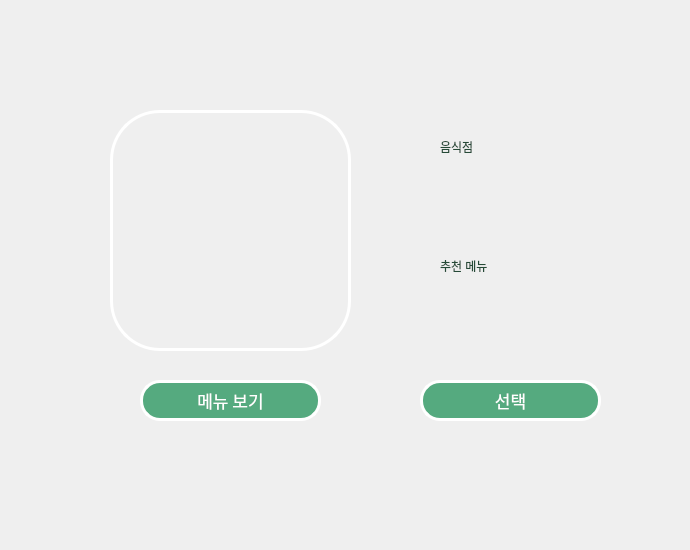
<?xml version="1.0" encoding="UTF-8"?>
<ui version="4.0">
 <class>Form</class>
 <widget class="QWidget" name="Form">
  <property name="geometry">
   <rect>
    <x>0</x>
    <y>0</y>
    <width>690</width>
    <height>550</height>
   </rect>
  </property>
  <property name="windowTitle">
   <string>Form</string>
  </property>
  <property name="styleSheet">
   <string notr="true">background-color:rgb(255, 255, 255);
selection-background-color:rgb(232, 255, 208);
font: 75 9pt &quot;나눔스퀘어라운드 Bold&quot;;

QPushButton#evilButton:pressed {
    background-color: rgb(224, 0, 0);
    border-style: inset;
}</string>
  </property>
  <widget class="QWidget" name="horizontalLayoutWidget">
   <property name="geometry">
    <rect>
     <x>540</x>
     <y>470</y>
     <width>151</width>
     <height>80</height>
    </rect>
   </property>
   <layout class="QHBoxLayout" name="horizontalLayout">
    <item>
     <widget class="QPushButton" name="button_main">
      <property name="styleSheet">
       <string notr="true">border-width: 5px;
border-radius: 25px;
border-style: solid;
font: 75 8pt &quot;나눔스퀘어라운드 Bold&quot;;</string>
      </property>
      <property name="text">
       <string/>
      </property>
      <property name="icon">
       <iconset>
        <normaloff>house.png</normaloff>house.png</iconset>
      </property>
      <property name="iconSize">
       <size>
        <width>14</width>
        <height>14</height>
       </size>
      </property>
     </widget>
    </item>
    <item>
     <widget class="QPushButton" name="button_close">
      <property name="styleSheet">
       <string notr="true">border-width: 5px;
border-radius: 25px;
border-style: solid;
font: 75 8pt &quot;나눔스퀘어라운드 Bold&quot;;</string>
      </property>
      <property name="text">
       <string/>
      </property>
      <property name="icon">
       <iconset>
        <normaloff>turn-off.png</normaloff>turn-off.png</iconset>
      </property>
      <property name="iconSize">
       <size>
        <width>14</width>
        <height>14</height>
       </size>
      </property>
     </widget>
    </item>
   </layout>
  </widget>
  <widget class="QLabel" name="label_img">
   <property name="geometry">
    <rect>
     <x>110</x>
     <y>110</y>
     <width>241</width>
     <height>241</height>
    </rect>
   </property>
   <property name="styleSheet">
    <string notr="true">
font: 75 13pt &quot;나눔스퀘어라운드 Bold&quot;;
font: rgb(255, 255, 255);
border-color: rgb(255, 255, 255);
border-width: 3px;
border-style: solid;
border-radius: 50px;
color:rgb(255, 255, 255);</string>
   </property>
   <property name="text">
    <string/>
   </property>
   <property name="pixmap">
    <pixmap>Fotoram.io.png</pixmap>
   </property>
  </widget>
  <widget class="QPushButton" name="button3">
   <property name="geometry">
    <rect>
     <x>420</x>
     <y>380</y>
     <width>181</width>
     <height>41</height>
    </rect>
   </property>
   <property name="sizePolicy">
    <sizepolicy hsizetype="Minimum" vsizetype="Maximum">
     <horstretch>0</horstretch>
     <verstretch>0</verstretch>
    </sizepolicy>
   </property>
   <property name="font">
    <font>
     <family>KoPub돋움체 Bold</family>
     <pointsize>13</pointsize>
     <weight>50</weight>
     <italic>false</italic>
     <bold>false</bold>
     <kerning>true</kerning>
    </font>
   </property>
   <property name="focusPolicy">
    <enum>Qt::TabFocus</enum>
   </property>
   <property name="toolTip">
    <string/>
   </property>
   <property name="whatsThis">
    <string>&lt;html&gt;&lt;head/&gt;&lt;body&gt;&lt;p&gt;ㅏㅓㅓㅓㅓㅓㅓㅓㅓㅓㅓㅓ&lt;/p&gt;&lt;/body&gt;&lt;/html&gt;</string>
   </property>
   <property name="layoutDirection">
    <enum>Qt::LeftToRight</enum>
   </property>
   <property name="autoFillBackground">
    <bool>false</bool>
   </property>
   <property name="styleSheet">
    <string notr="true">background-color:rgb(85, 170, 127);
font: 75 13pt &quot;KoPub돋움체 Bold&quot;;
font: rgb(255, 255, 255);
border-color: rgb(255, 255, 255);
border-width: 3px;
border-style: solid;
border-radius: 20px;
color:rgb(255, 255, 255);</string>
   </property>
   <property name="text">
    <string>선택</string>
   </property>
  </widget>
  <widget class="QWidget" name="verticalLayoutWidget">
   <property name="geometry">
    <rect>
     <x>440</x>
     <y>120</y>
     <width>221</width>
     <height>231</height>
    </rect>
   </property>
   <layout class="QVBoxLayout" name="verticalLayout">
    <item>
     <widget class="QLabel" name="label_2">
      <property name="styleSheet">
       <string notr="true">font: 75 16pt &quot;나눔스퀘어라운드 Bold&quot;;
color: rgb(37, 74, 55);

background-color: rgba(255, 255, 255, 0);</string>
      </property>
      <property name="text">
       <string>음식점</string>
      </property>
     </widget>
    </item>
    <item>
     <widget class="QLabel" name="numl">
      <property name="font">
       <font>
        <family>나눔스퀘어라운드 Bold</family>
        <pointsize>14</pointsize>
        <weight>9</weight>
        <italic>false</italic>
        <bold>false</bold>
       </font>
      </property>
      <property name="styleSheet">
       <string notr="true">font: 75 14pt &quot;나눔스퀘어라운드 Bold&quot;;
color: rgb(55, 111, 82);

background-color: rgba(255, 255, 255, 0);</string>
      </property>
      <property name="text">
       <string/>
      </property>
      <property name="alignment">
       <set>Qt::AlignJustify|Qt::AlignVCenter</set>
      </property>
     </widget>
    </item>
    <item>
     <widget class="QLabel" name="label">
      <property name="styleSheet">
       <string notr="true">font: 75 16pt &quot;나눔스퀘어라운드 Bold&quot;;
color: rgb(37, 74, 55);

background-color: rgba(255, 255, 255, 0);</string>
      </property>
      <property name="text">
       <string>추천 메뉴</string>
      </property>
     </widget>
    </item>
    <item>
     <widget class="QLabel" name="label_txt">
      <property name="styleSheet">
       <string notr="true">font: 75 14pt &quot;나눔스퀘어라운드 Bold&quot;;
color: rgb(55, 111, 82);

background-color: rgba(255, 255, 255, 0);</string>
      </property>
      <property name="text">
       <string/>
      </property>
     </widget>
    </item>
   </layout>
  </widget>
  <widget class="QPushButton" name="button1">
   <property name="geometry">
    <rect>
     <x>140</x>
     <y>380</y>
     <width>181</width>
     <height>41</height>
    </rect>
   </property>
   <property name="sizePolicy">
    <sizepolicy hsizetype="Minimum" vsizetype="Maximum">
     <horstretch>0</horstretch>
     <verstretch>0</verstretch>
    </sizepolicy>
   </property>
   <property name="font">
    <font>
     <family>KoPub돋움체 Bold</family>
     <pointsize>13</pointsize>
     <weight>50</weight>
     <italic>false</italic>
     <bold>false</bold>
     <kerning>true</kerning>
    </font>
   </property>
   <property name="focusPolicy">
    <enum>Qt::TabFocus</enum>
   </property>
   <property name="toolTip">
    <string/>
   </property>
   <property name="whatsThis">
    <string>&lt;html&gt;&lt;head/&gt;&lt;body&gt;&lt;p&gt;ㅏㅓㅓㅓㅓㅓㅓㅓㅓㅓㅓㅓ&lt;/p&gt;&lt;/body&gt;&lt;/html&gt;</string>
   </property>
   <property name="layoutDirection">
    <enum>Qt::LeftToRight</enum>
   </property>
   <property name="autoFillBackground">
    <bool>false</bool>
   </property>
   <property name="styleSheet">
    <string notr="true">background-color:rgb(85, 170, 127);
font: 75 13pt &quot;KoPub돋움체 Bold&quot;;
font: rgb(255, 255, 255);
border-color: rgb(255, 255, 255);
border-width: 3px;
border-style: solid;
border-radius: 20px;
color:rgb(255, 255, 255);
QPushButton-hover:rgb(255, 170, 127);</string>
   </property>
   <property name="text">
    <string>메뉴 보기</string>
   </property>
  </widget>
 </widget>
 <resources/>
 <connections/>
</ui>
